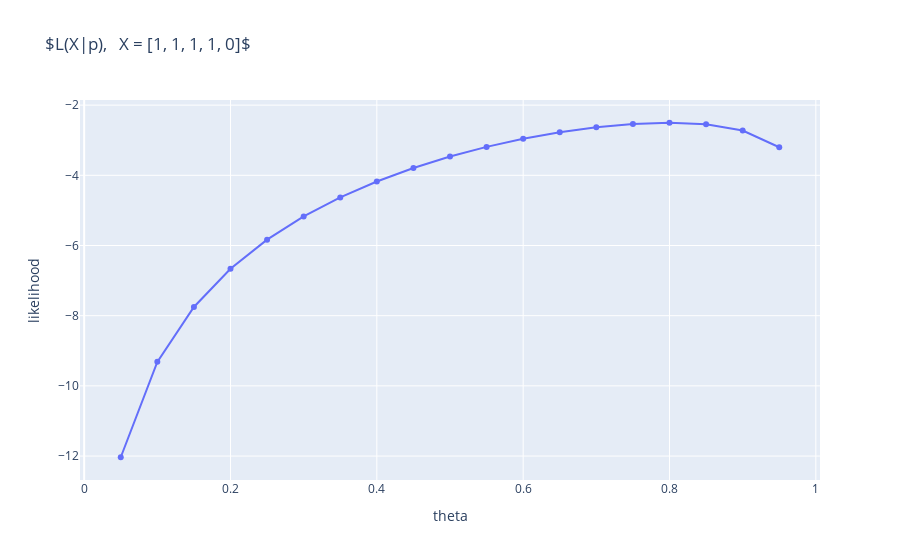

The notebook cell this image was saved under:
### Markdown cell above
So we have now have calculated the log likelihood of our bernoulli random variable.  To find the value, $p$ that maximizes the $LL(\theta)$, we can find the derivative of the log likelihood and set it equal to zero.  This will be the value of theta that maximizes our likelihood.

### Code cell
log_like_fig

### Figure 1 — Plotly figure (JSON) as saved in the notebook; plotly's stock layout.template omitted (floating-point values rounded to 4 significant figures)
{"data": [{"type": "scatter", "x": [0.05, 0.1, 0.15, 0.2, 0.25, 0.3, 0.35, 0.4, 0.45, 0.5, 0.55, 0.6, 0.65, 0.7, 0.75, 0.8, 0.85, 0.9, 0.95], "y": [-12.03, -9.316, -7.751, -6.661, -5.833, -5.173, -4.63, -4.176, -3.792, -3.466, -3.19, -2.96, -2.773, -2.631, -2.537, -2.502, -2.547, -2.724, -3.201]}], "layout": {"autosize": true, "title": {"text": "$L(X|p),   X = [1, 1, 1, 1, 0]$"}, "xaxis": {"autorange": true, "range": [-0.008597, 1.009], "title": {"text": "theta "}, "type": "linear"}, "yaxis": {"autorange": true, "range": [-12.73, -1.804], "title": {"text": "likelihood"}, "type": "linear"}}}
